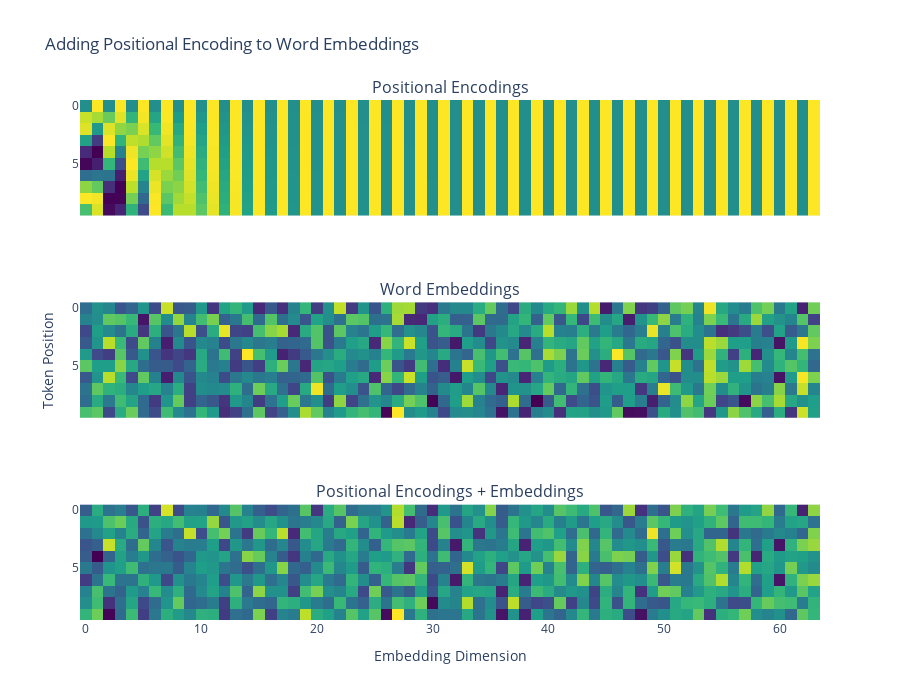

The code cell stored with this chart in its notebook:
### Code cell
titles = ["Positional Encodings", "Word Embeddings", "Positional Encodings + Embeddings"]
fig = make_subplots(rows=3, cols=1, subplot_titles=titles, shared_xaxes=True)

for row, values in enumerate([batch_pos_encoding, embeddings[0], positional_embeddings[0]]):
    fig.add_trace(
        go.Heatmap(z=values, colorscale="Viridis", showscale=False),row=row+1, col=1, 
    )
    fig.update_yaxes(autorange="reversed", row=row+1, col=1)
fig.update_yaxes(title_text="Token Position", row=2, col=1)
fig.update_xaxes(title_text="Embedding Dimension", row=row+1, col=1)
fig.update_layout(title_text="Adding Positional Encoding to Word Embeddings", height=700)

fig.show()

### Figure 1 — Plotly figure (JSON) as saved in the notebook; plotly's stock layout.template omitted (floating-point values rounded to 4 significant figures; data arrays with more than 128 entries replaced by an {"elided": "..."} marker saying what was removed)
{"data": [{"colorscale": [[0, "#440154"], [0.1111, "#482878"], [0.2222, "#3e4989"], [0.3333, "#31688e"], [0.4444, "#26828e"], [0.5556, "#1f9e89"], [0.6667, "#35b779"], [0.7778, "#6ece58"], [0.8889, "#b5de2b"], [1, "#fde725"]], "showscale": false, "type": "heatmap", "xaxis": "x", "yaxis": "y", "z": {"elided": "10x64 float values"}}, {"colorscale": [[0, "#440154"], [0.1111, "#482878"], [0.2222, "#3e4989"], [0.3333, "#31688e"], [0.4444, "#26828e"], [0.5556, "#1f9e89"], [0.6667, "#35b779"], [0.7778, "#6ece58"], [0.8889, "#b5de2b"], [1, "#fde725"]], "showscale": false, "type": "heatmap", "xaxis": "x2", "yaxis": "y2", "z": {"elided": "10x64 float values"}}, {"colorscale": [[0, "#440154"], [0.1111, "#482878"], [0.2222, "#3e4989"], [0.3333, "#31688e"], [0.4444, "#26828e"], [0.5556, "#1f9e89"], [0.6667, "#35b779"], [0.7778, "#6ece58"], [0.8889, "#b5de2b"], [1, "#fde725"]], "showscale": false, "type": "heatmap", "xaxis": "x3", "yaxis": "y3", "z": {"elided": "10x64 float values"}}], "layout": {"annotations": [{"font": {"size": 16}, "showarrow": false, "text": "Positional Encodings", "x": 0.5, "xanchor": "center", "xref": "paper", "y": 1, "yanchor": "bottom", "yref": "paper"}, {"font": {"size": 16}, "showarrow": false, "text": "Word Embeddings", "x": 0.5, "xanchor": "center", "xref": "paper", "y": 0.6111, "yanchor": "bottom", "yref": "paper"}, {"font": {"size": 16}, "showarrow": false, "text": "Positional Encodings + Embeddings", "x": 0.5, "xanchor": "center", "xref": "paper", "y": 0.2222, "yanchor": "bottom", "yref": "paper"}], "height": 700, "title": {"text": "Adding Positional Encoding to Word Embeddings"}, "xaxis": {"anchor": "y", "domain": [0, 1], "matches": "x3", "showticklabels": false}, "xaxis2": {"anchor": "y2", "domain": [0, 1], "matches": "x3", "showticklabels": false}, "xaxis3": {"anchor": "y3", "domain": [0, 1], "title": {"text": "Embedding Dimension"}}, "yaxis": {"anchor": "x", "autorange": "reversed", "domain": [0.7778, 1]}, "yaxis2": {"anchor": "x2", "autorange": "reversed", "domain": [0.3889, 0.6111], "title": {"text": "Token Position"}}, "yaxis3": {"anchor": "x3", "autorange": "reversed", "domain": [0, 0.2222]}}}
